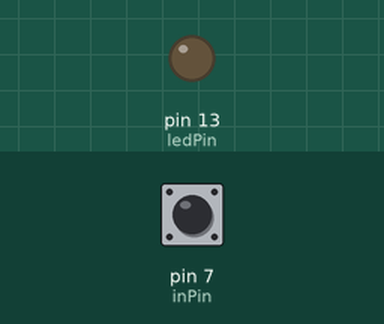
This sketch was run on a simulated Arduino Uno, built with avr-gcc and run on an emulated ATmega328P. Shown: output pins drawn as LEDs (lit = HIGH). The inputs (shaded band) are chosen by the test bench; at power-on: pin 7 (inPin) HIGH.

Above: at 1.2 s.
1.3 s: pin 7 (inPin) pulled LOW for 0.15 s
At 1.37 s:
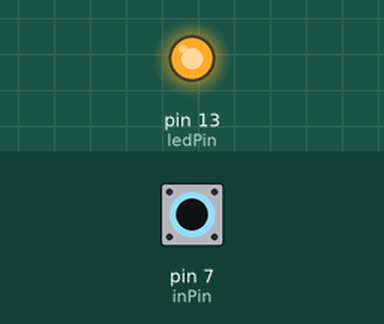
2.9 s: pin 7 (inPin) pulled LOW for 3.2 s
At 7.2 s:
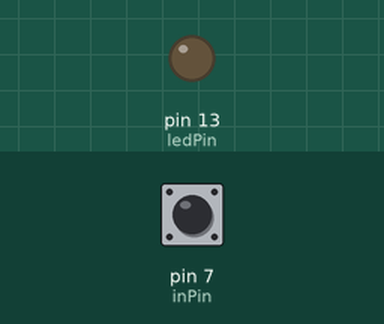
Timing chart, 0 to 8.7 s (numbered marks = the images above; inputs shaded):
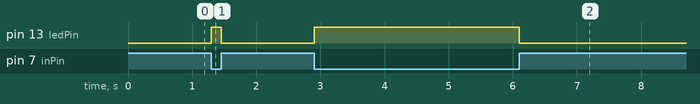

Measured:
- after the input at 1.3 s, pin 13 (ledPin): LOW → HIGH at once, → LOW 0.15 s later
- after the input at 2.9 s, pin 13 (ledPin): LOW → HIGH at once, → LOW 3.2 s later

The sketch:

buttonOnLed.ino
```cpp
int ledPin = 13;  // LED connected to digital pin 13
int inPin = 7;    // pushbutton connected to digital pin 7
int val = 0;      // variable to store the read value

void setup() {
  pinMode(ledPin, OUTPUT);  // sets the digital pin 13 as output
  pinMode(inPin, INPUT_PULLUP);    // sets the digital pin 7 as input
}

void loop() {
  val = digitalRead(inPin);   // read the input pin
  digitalWrite(ledPin, !val);  // sets the LED to the button's value
}
```
